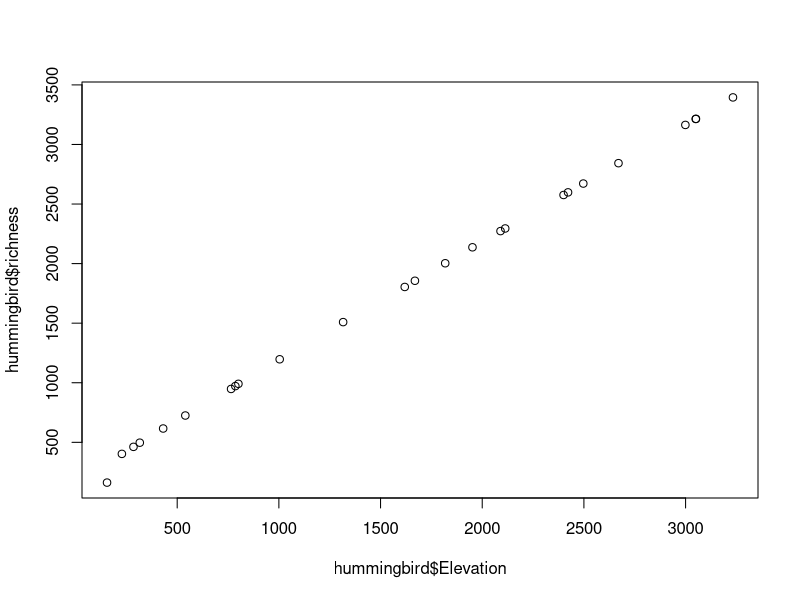

Generate this figure with R:
# Chloe's week 9

  # read in the data
setwd("C:/Users/HaeYeong/Documents/PermuteSeminar-2014/Null models")
hummingbird<-read.table("Hummingbirds.txt",header=T)
hylids<-read.table("Hylids.txt",header=T)

  # change column names - delete 'elev'
  # to remove, to replace with, where to look for the data
x1<-as.numeric(gsub("Elev_","",hummingbird[,1]))
x2<-as.numeric(gsub(pattern="Elev_",replacement="",x=hylids[,1],fixed=T))

hummingbird[,1]<-c(x1)
hylids[,1]<-c(x2)

  # plot the species richness along the elevation gradient
for (i in 1:nrow(hummingbird)){
  hummingbird$richness[i]<-sum(hummingbird[i,])
}

rowSums(hummingbird[,c(2:51)])
sum(hummingbird[,])
plot(hummingbird$Elevation,hummingbird$richness)


  # calculate the range for each species
sum1<-matrix(nrow=1,ncol=ncol(hummingbird)-1)
for(i in 2:ncol(hummingbird)){
  sum1[i]<-sum(hummingbird[,i])
}

  # remove NA
sum1<-sum1[!is.na(sum1)]

  # create blank matrix
shifted<-matrix(nrow=25, ncol=ncol(hummingbird)-1, 0)

  # identify the rows from which the 1s can be placed
a<-c(rep(25,ncol(hummingbird)-1))
startingrows<-c(a)-c(sum1)+1
  
  # place 1s from the starting point

for(i in 1:50){
  k<-startingrows[i]
  x<-sample(c(1:k),1)  
    for(j in x:(x+sum1[i]-1)){
      shifted[j,i]<-1
    }
}

  # repeat the above for 1000 times
